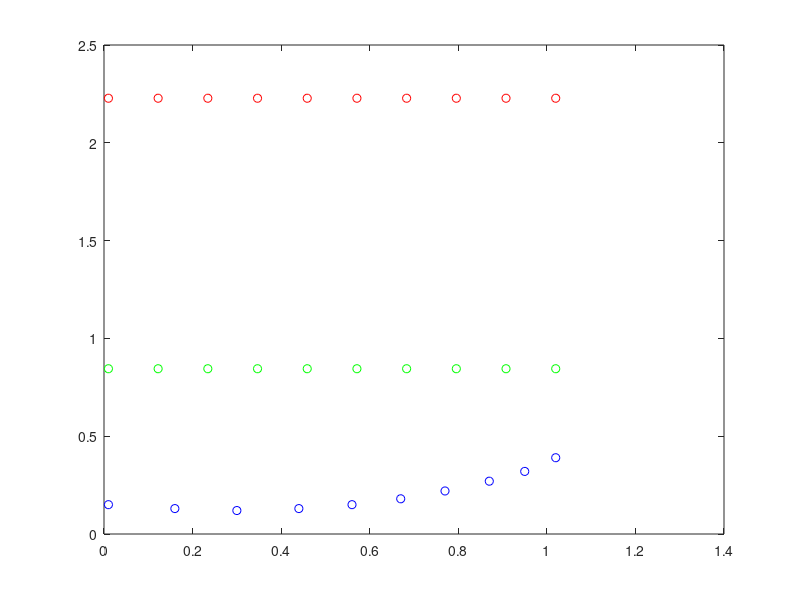

This chart was generated by the following MATLAB code:
# CS 131: Numerical Methods
# Programming Exercise 3.1: Planet first before doing it!

X = [1.02, 0.95, 0.87, 0.77, 0.67, 0.56, 0.44, 0.30, 0.16, 0.01];
Y = [0.39, 0.32, 0.27, 0.22, 0.18, 0.15, 0.13, 0.12, 0.13, 0.15];

M = [];
for i = 1:10
  M = [M;[Y(i).^2, X(i).*Y(i), X(i), Y(i), 1]];
end
b = X.^2;
x = (M\b')';

plot(X(:), Y(:), 'bo');
hold on;

domain = linspace(min(X), max(X), 10);
a = x(1);
b = x(2).*domain + x(4);
c = x(3).*domain + x(5) - (domain.^2);
plot(domain, real(roots([a, b, c])(1)), 'ro');
hold on;
plot(domain, real(roots([a, b, c])(2)), 'go');
hold on;